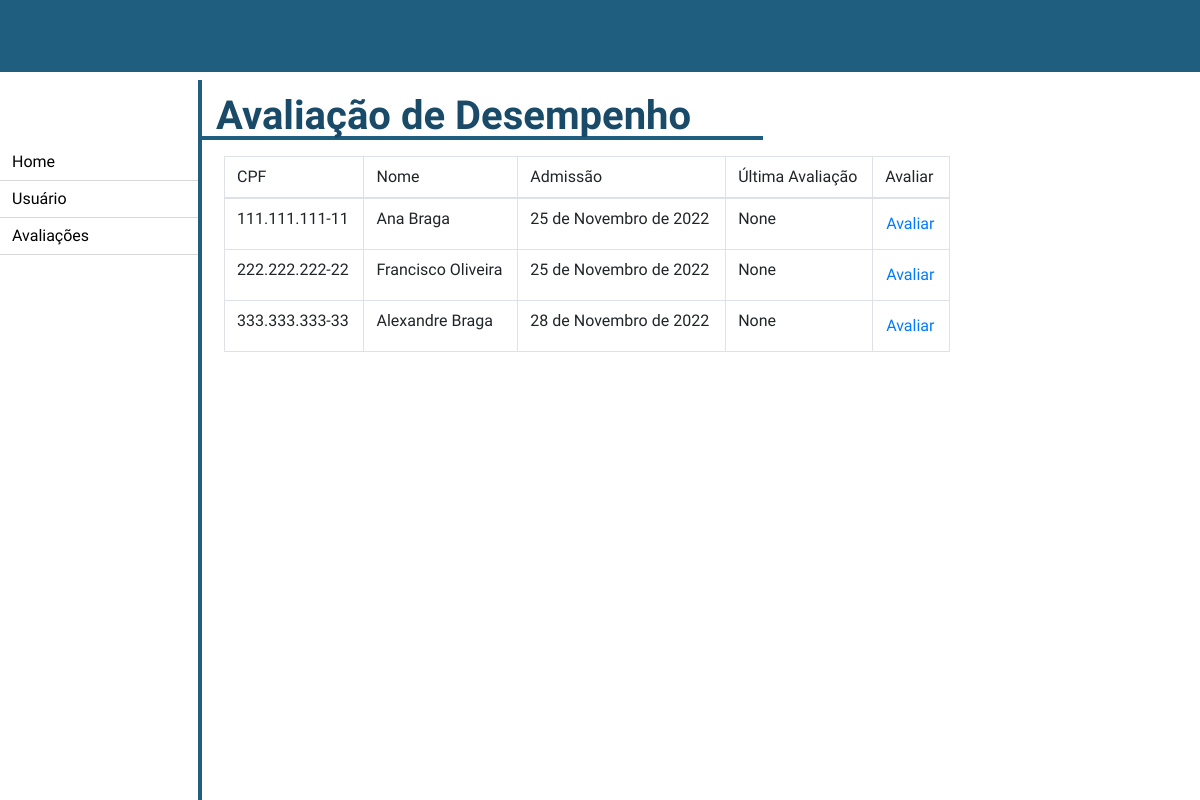
The app's page /recursos_humanos/avaliacao_desempenho/, older data.
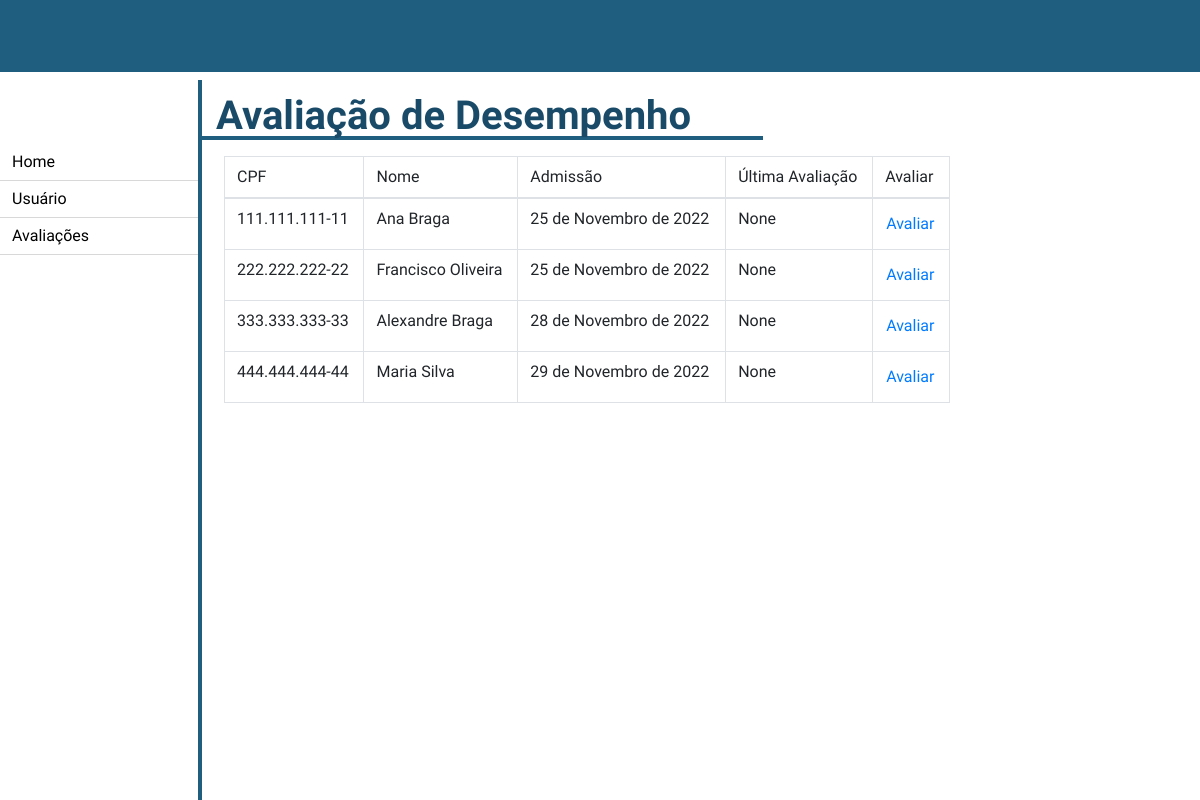
The same page, newer data.
### recursos_humanos/models.py (models this page shows, shortened)
class Usuario(models.Model):
    FUNCAO = (
        ('presidente', "Presidente"),
        ('diretos', "Diretor"),
        ('gerente', "Gerente"),
        ('chefe', "Chefe"),
        ('colaborador', "Colaborador"),
        ('cedido', "Cedido a outro orgão"),
        ('recursos_humanos', "Recursos Humanos"),
    )
    CLASSE = (
        ('classe1', "Classe 1"),
        ('classe2', "Classe 2"),
        ('classe3', "Classe 3"),
    )
    NIVEL = (
        ('', '----'),
        ('i', "I"),
        ('ii', "II"),
        ('iii', "III"),
        ('iv', "IV"),
        ('v', "V"),
        ('vi', "VI"),
        ('vii', "VII"),
        ('viii', "VIII"),
        ('ix', "IX"),
        ('x', "X"),
        ('xi', "XI"),
        ('xii', "XII"),
    )
    nome = models.CharField(max_length=100, blank=False, null=False)
    senha = models.CharField(max_length=20, blank=False, null=False)
    email = models.EmailField(blank=False, null=False)
    cpf = models.CharField(max_length=14, blank=False, null=False)
    data_criacao_usuario = models.DateField(default=datetime.now, blank=False, null=False)
    data_atualizacao_usuario = models.DateField(blank=True, null=True)
    data_exclusao_usuario = models.DateField(blank=True, null=True)
    ultima_avaliacao = models.DateField(blank=True, null=True)
    setor = models.CharField(max_length=50)
    cargo = models.CharField(max_length=50)
    funcao = models.CharField(max_length=20, choices=FUNCAO)
    classe = models.CharField(max_length=20, choices=CLASSE)
    nivel = models.CharField(max_length=5, choices=NIVEL)
    gerencia = models.ForeignKey('Gerencia', on_delete=models.CASCADE)
    diretoria = models.ForeignKey('Diretoria', on_delete=models.CASCADE)
    efetivo = models.BooleanField(default=False)
    inativo = models.BooleanField(default=False)
    meritos = models.ManyToManyField(FatorDesempenhoMerito, blank=True)
    demeritos = models.ManyToManyField(FatorDesempenhoDemerito, blank=True)
    avaliacoes = models.ManyToManyField(AvaliacaoDesempenho, blank=True)
    class Meta:
        verbose_name = "Usuário"

### recursos_humanos/views.py (the view)
# urls.py: path('avaliacao_desempenho/', views.avaliacao_desempenho, name='avaliacao_desempenho'),
def avaliacao_desempenho(request):
    usuarios = Usuario.objects.all()
    return render(request, "recursos_humanos/avaliacao_desempenho.html", {'usuarios': usuarios})

### templates/recursos_humanos/avaliacao_desempenho.html
{% extends './home.html' %}
{% block 'conteudo' %}
<div class="col col-9 m-0 p-0">
    <h1 class="border-bottom-blue pl-3 w-75 font-weight-bold">Avaliação de Desempenho</h1>
    <form class="form mt-3 ml-4">
        <div class="input-group mb-3">
            <table class="table table-bordered">
                <thead>
                    <tr>
                        <th scope="col">CPF</th>
                        <th scope="col">Nome</th>
                        <th scope="col">Admissão</th>
                        <th scope="col">Última Avaliação</th>
                        <th scope="col">Avaliar</th>
                    </tr>
                </thead>
                <tbody>
                    {% for usuario in usuarios %}
                    <tr>
                        <td>{{ usuario.cpf }}</th>
                        <td>{{ usuario.nome }}</td>
                        <td>{{ usuario.data_criacao_usuario }}</td>
                        <td>{{ usuario.ultima_avaliacao }}</td>
                        <td>
                            <a href="{% url 'avaliar_usuario' usuario.id %}" class="btn btn-link p-0">Avaliar</a>
                        </td>
                    </tr>
                    {% endfor %}
                </tbody>
            </table>
        </div>
    </form>
</div>
{% endblock %}

### templates/recursos_humanos/home.html (shortened to what this page needs)
{% extends '../base_home.html' %}
{% load static %}
{% block 'menu-lateral' %}
<div class="card menu ">
    <div class="card-header p-0" id="headingOne">
        <h5 class="">
            <a href="{% url 'home-recursos_humanos' %}" class="btn menu--btn text-left w-100">Home</a>
        </h5>
    </div>
</div>
<div class="card menu">
    <div class="card-header p-0" id="headingTwo">
        <h5 class="">
            <button class="btn collapsed menu--btn text-left w-100" data-toggle="collapse" data-target="#collapseTwo"
                aria-expanded="false" aria-controls="collapseTwo">
                Usuário
            </button>
        </h5>
    </div>
</div>
<div class="card menu">
    <div class="card-header p-0" id="headingThree">
        <h5 class="">
            <button class="btn collapsed menu--btn text-left w-100" data-toggle="collapse" data-target="#collapseThree"
                aria-expanded="false" aria-controls="collapseThree">
                Avaliações
            </button>
        </h5>
    </div>
</div>
{% endblock %}

### templates/base_home.html (shortened to what this page needs)
{% load static %}
<!DOCTYPE html>
<html lang="pt-br">
<head>
    <link rel="stylesheet" href="https://cdn.jsdelivr.net/npm/bootstrap@4.0.0/dist/css/bootstrap.min.css"
 />
    <link rel="stylesheet" href="{% static 'avaliacao360/css/style.css' %}">
</head>
<body>
    <nav class="navbar navbar-light header-bg">
    </nav>
    <div class="pag d-flex flex-row">
        <div class="col-md-2 p-0 menu-lateral">
            <div class="list-group-flush mt-5 text-center">
                <div id="accordion">
                    {% block 'menu-lateral' %}
                    {% endblock %}
                </div>
            </div>
        </div>
        <div class="border-right-blue">
        </div>
        <div class="col m-0 p-0">
            {% block 'conteudo' %} {% endblock %}
        </div>
    </div>
    <link rel="stylesheet" href="https://use.fontawesome.com/releases/v5.0.7/css/all.css">
    <link href="https://gitcdn.github.io/bootstrap-toggle/2.2.2/css/bootstrap-toggle.min.css" rel="stylesheet">
</body>
</html>

### locallibrary/static/avaliacao360/css/style.css (style rules this page uses)
html, body, div, span, applet, object, iframe, h1, h2, h3, h4, h5, h6, p, blockquote, pre, a, abbr, acronym, address, big, cite, code, del, dfn, em, img, ins, kbd, q, s, samp, small, strike, b, sub, sup, tt, var, b, u, i, center, dl, dt, dd, ol, ul, li, fieldset, form, label, legend, table, caption, tbody, tfoot, thead, tr, th, td, article, aside, canvas, details, embed, figure, figcaption, footer, header, hgroup, menu, nav, output, ruby, section, summary, time, mark, audio, video { margin: 0; padding: 0; border: 0; font-size: 100%; font: inherit; vertical-align: baseline; font-family: 'Rhodium Libre', serif; }
article, aside, details, figcaption, figure, footer, header, hgroup, menu, nav, section { display: block; }
body { line-height: 1; }
table { border-collapse: collapse; border-spacing: 0; }
.header-bg { position: fixed; z-index: 5; top: 0; width: 100%; background-color: #205e7f; }
.pag { position: absolute; width: 100%; top: 12%; }
.menu { border: none; }
.menu--btn { color: black; border: none; border-radius: 0%; background-color: white; }
.border-right-blue { border: 2px solid #205e7f; position: fixed; z-index: 1; top: 10%; left: 16.5%; height: 100%; }
h1 { color: #194b69; border-bottom-width: 4px; border-bottom-style: solid; border-bottom-color: #205e7f; font-size: 2.5em; }

Row changes from the older to the newer data that the page shows:
added Usuario: cpf "444.444.444-44", nome "Maria Silva", data_criacao_usuario "29 de Novembro de 2022", ultima_avaliacao "None"
